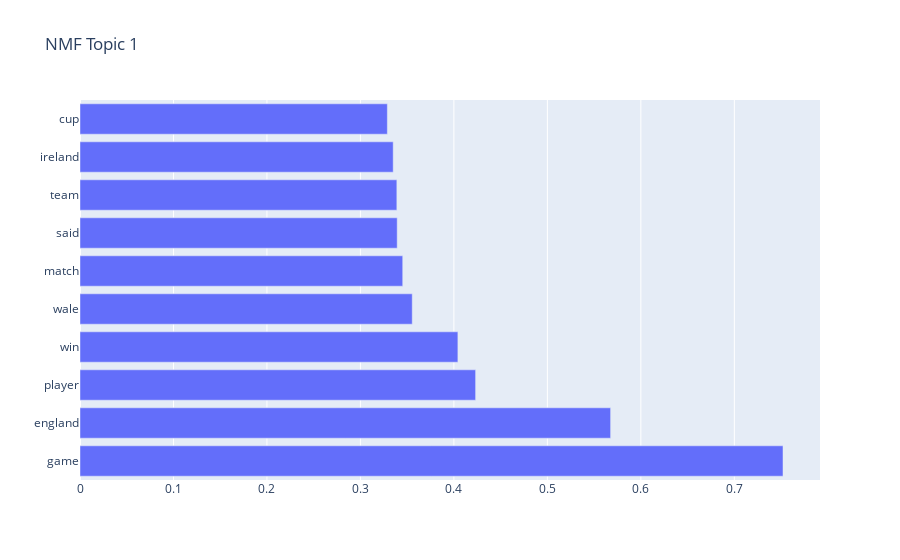
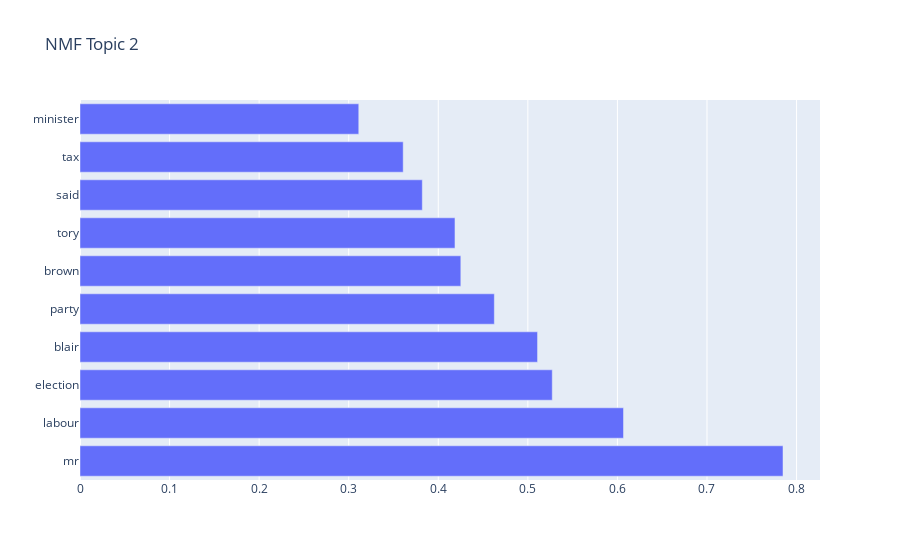
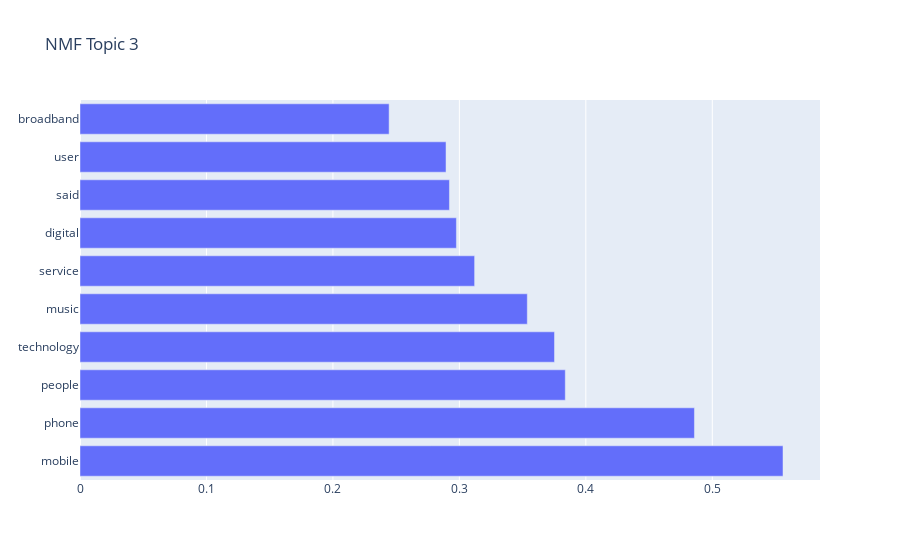
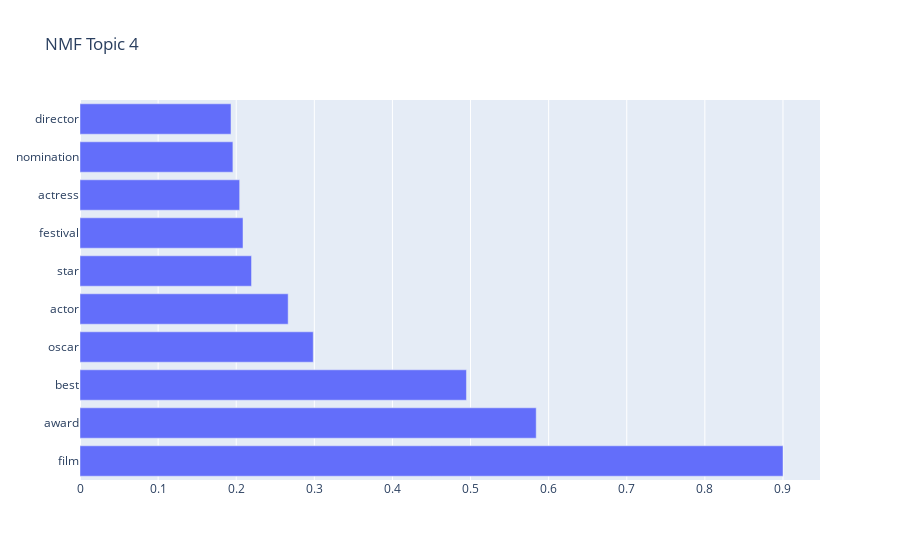

The notebook cell saved with these charts, in order:
### Code cell
for i, topic in enumerate(nmf_topics):
    labels, values = zip(*topic)
    fig = go.Figure(data=[go.Bar(x=values, y=labels, orientation='h')])
    fig.update_layout(title_text=f'NMF Topic {i+1}')
    fig.show()

### Figure 1 — Plotly figure (JSON) as saved in the notebook; plotly's stock layout.template omitted (floating-point values rounded to 4 significant figures)
{"data": [{"orientation": "h", "type": "bar", "x": [0.7521, 0.5677, 0.4232, 0.4043, 0.3554, 0.3453, 0.3393, 0.339, 0.335, 0.3288], "y": ["game", "england", "player", "win", "wale", "match", "said", "team", "ireland", "cup"]}], "layout": {"title": {"text": "NMF Topic 1"}}}

### Figure 2 — Plotly figure (JSON) as saved in the notebook; plotly's stock layout.template omitted (floating-point values rounded to 4 significant figures)
{"data": [{"orientation": "h", "type": "bar", "x": [0.7849, 0.6068, 0.5273, 0.5108, 0.4626, 0.4252, 0.4186, 0.3822, 0.3608, 0.3112], "y": ["mr", "labour", "election", "blair", "party", "brown", "tory", "said", "tax", "minister"]}], "layout": {"title": {"text": "NMF Topic 2"}}}

### Figure 3 — Plotly figure (JSON) as saved in the notebook; plotly's stock layout.template omitted (floating-point values rounded to 4 significant figures)
{"data": [{"orientation": "h", "type": "bar", "x": [0.5559, 0.4859, 0.3838, 0.3752, 0.3537, 0.3121, 0.2977, 0.2921, 0.2895, 0.2444], "y": ["mobile", "phone", "people", "technology", "music", "service", "digital", "said", "user", "broadband"]}], "layout": {"title": {"text": "NMF Topic 3"}}}

### Figure 4 — Plotly figure (JSON) as saved in the notebook; plotly's stock layout.template omitted (floating-point values rounded to 4 significant figures)
{"data": [{"orientation": "h", "type": "bar", "x": [0.9, 0.5841, 0.4948, 0.2986, 0.2665, 0.2196, 0.2087, 0.2044, 0.1958, 0.1933], "y": ["film", "award", "best", "oscar", "actor", "star", "festival", "actress", "nomination", "director"]}], "layout": {"title": {"text": "NMF Topic 4"}}}
